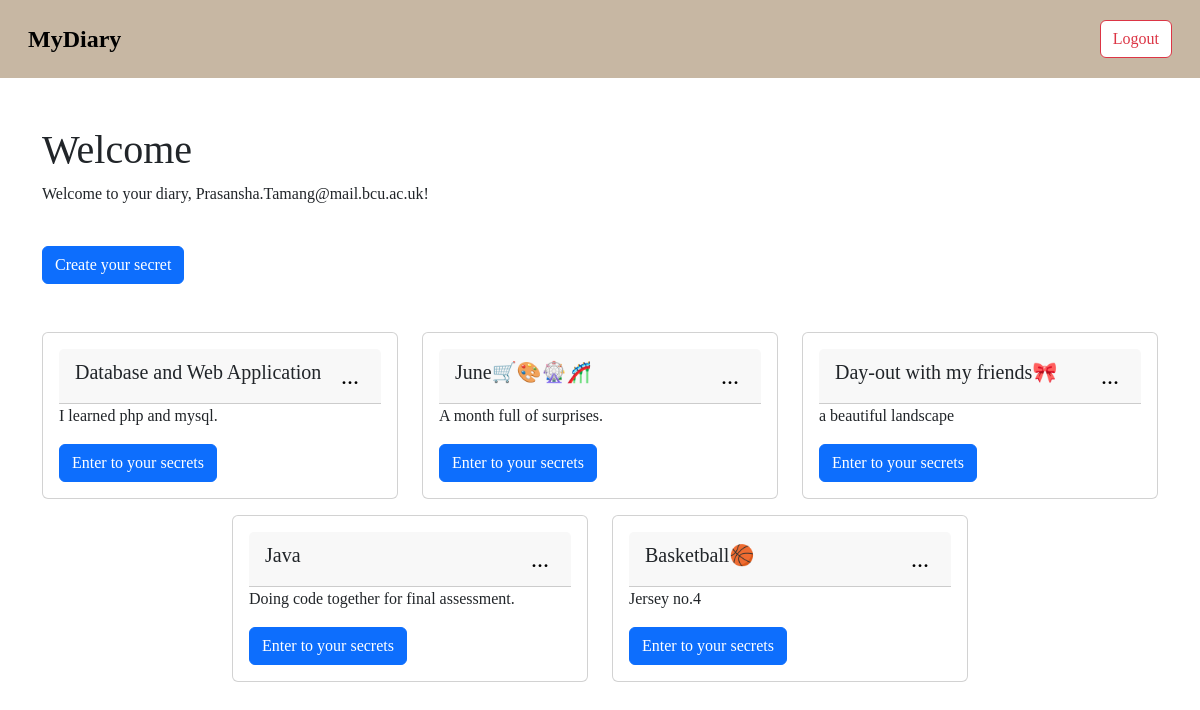
The page /pages/index.php (signed in) on the database its author committed.
### tables this page shows
CREATE TABLE `diaries` (
  `id` int(11) NOT NULL,
  `user_id` int(11) DEFAULT NULL,
  `title` varchar(100) NOT NULL,
  `description` text DEFAULT NULL
);

### pages/diaries.php (the view, shortened to what this page needs)
<?php
require_once('../config/db.php');
?>
<?php
$user_id = $_SESSION['user_id'];
$query = "SELECT id, user_id, title, description FROM diaries WHERE user_id = $user_id";
$result = mysqli_query($con, $query);
if ($result) {
    echo '<div class="container">';
    echo '<div class="row justify-content-center mt-5">';
    while ($row = mysqli_fetch_assoc($result)) {
        $id = $row['id'];
        $title = $row['title'];
        $description = $row['description'];
        echo '<div class="col-md-4 diary-entry" data-id="'. $id .'">';
        echo '<div class="card mb-3">';
        echo '<div class="card-body">';
        echo '<div class="card-header">';
        echo '<h5 class="card-title editable" data-id="'. $id .'" data-field="title">'. $title .'</h5>';
        echo '<div class="dropdown">';
        echo '<button class="dropbtn">...</button>';
        echo '</div>';
        echo '</div>';
        echo '<p class="card-text editable" data-id="'. $id .'" data-field="description">'.$description.'</p>';
        echo '<a href="entries.php?diary_id='.urlencode($id).'" class="btn btn-primary">Enter to your secrets</a>';
        echo '</div>';
        echo '</div>';
        echo '</div>';
    }
    echo '</div>';
    echo '</div>';
} else {
    echo "Error: " . mysqli_error($con);
}
?>
<link rel="stylesheet"href="../style/diaries.css">

### pages/index.php (shortened to what this page needs)
<!doctype html>
<html lang="en">
  <head>
    <link href="https://cdn.jsdelivr.net/npm/bootstrap@5.3.3/dist/css/bootstrap.min.css" rel="stylesheet">
  </head>
  <body>
  <?php include("../components/navbar.php");?>
      <div class="container mt-5">
        <div class="headding">
            <h1>Welcome</h1>
            <p>Welcome to your diary, <?php echo htmlspecialchars($_SESSION['email']); ?>!</p>
        </div>
    </div>
    <?php include('create_diary.php');?>
    <?php include('diaries.php');?>
  </body>
</html>

### components/navbar.php
<html>
    <head>
    <link rel="stylesheet"href="../style/navbar.css">
</head>
<body>
<nav class="navbar navbar-expand-lg navbar-light custom-bg">
    <div class="container-fluid">
        <a href="index.php" class="navbar-brand">MyDiary</a>
        <a href="login.php" class="btn btn-outline-danger ms-3">Logout</a>
    </div>
</nav>
</body>
</html>

### pages/create_diary.php (shortened to what this page needs)
<div class="container">
<button type="button" class="btn btn-primary mt-4" data-bs-toggle="modal" data-bs-target="#addEntryModal">
    Create your secret
</button>
</div>

### style/navbar.css (style rules this page uses)
body { font-family: 'Times New Roman', Times, serif; }
.custom-bg { background-color: #C7B7A3; }
.navbar { padding: 1rem; }
.navbar-brand { font-size: 1.5rem; font-weight: bold; }
.btn-outline-danger { background-color: white; margin-left: 10px; }

### style/diaries.css (style rules this page uses)
body { font-family: 'Times New Roman', Times, serif; }
.card-header { display: flex; justify-content: space-between; align-items: center; }
.dropbtn { background-color: transparent; border: none; cursor: pointer; font-size: 24px; }
.dropdown { position: relative; display: inline-block; }

### rows shown on the page
diaries: title "Database and Web Application", description "I learned php and mysql."
diaries: title "June🛒🎨🎡🎢", description "A month full of surprises."
diaries: title "Day-out with my friends🎀", description "a beautiful landscape"
diaries: title "Java", description "Doing code together for final assessment."
diaries: title "Basketball🏀", description "Jersey no.4"

### other values the page prints
$_SESSION['email'] "Prasansha.Tamang@mail.bcu.ac.uk"
